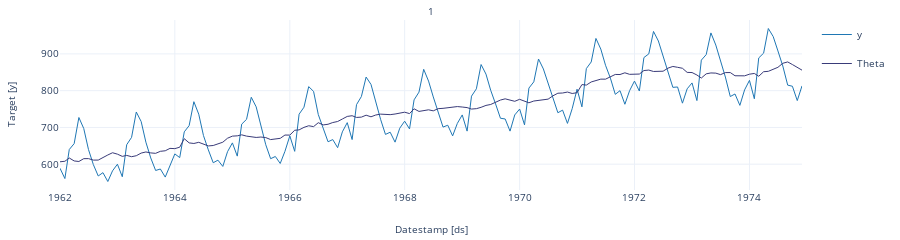

The cell this chart's notebook holds for it:
### Code cell
StatsForecast.plot(values)

### Figure 1 — Plotly figure (JSON) as saved in the notebook; plotly's stock layout.template omitted (floating-point values rounded to 4 significant figures; data arrays with more than 128 entries replaced by an {"elided": "..."} marker saying what was removed)
{"data": [{"legendgroup": "y", "line": {"color": "#1f77b4", "width": 1}, "mode": "lines", "name": "y", "showlegend": true, "type": "scatter", "x": {"elided": "156 str values"}, "xaxis": "x", "y": {"elided": "156 int values"}, "yaxis": "y"}, {"legendgroup": "Theta", "line": {"color": "#393b79", "width": 1}, "mode": "lines", "name": "Theta", "showlegend": true, "type": "scatter", "x": {"elided": "156 str values"}, "xaxis": "x", "y": {"elided": "156 float values"}, "yaxis": "y"}], "layout": {"annotations": [{"font": {"size": 10}, "showarrow": false, "text": "1", "x": 0.5, "xanchor": "center", "xref": "paper", "y": 1, "yanchor": "bottom", "yref": "paper"}, {"font": {"size": 10}, "showarrow": false, "text": "Datestamp [ds]", "x": 0.5, "xanchor": "center", "xref": "paper", "y": 0, "yanchor": "top", "yref": "paper", "yshift": -30}, {"font": {"size": 10}, "showarrow": false, "text": "Target [y]", "textangle": -90, "x": 0, "xanchor": "right", "xref": "paper", "xshift": -40, "y": 0.5, "yanchor": "middle", "yref": "paper"}], "autosize": true, "font": {"size": 10}, "height": 150, "margin": {"b": 50, "l": 60, "r": 10, "t": 20}, "xaxis": {"anchor": "y", "domain": [0, 1], "showticklabels": true, "visible": true}, "yaxis": {"anchor": "x", "domain": [0, 1]}}}
